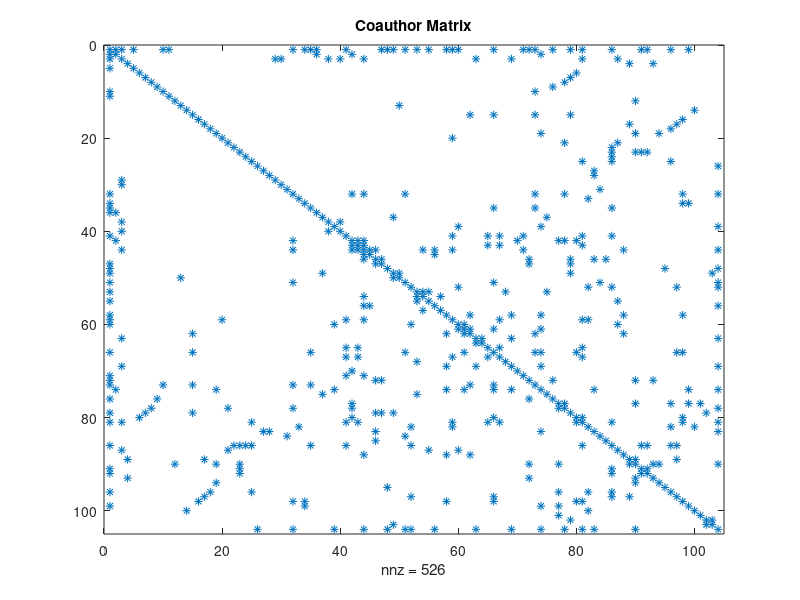

This figure's MATLAB source: (Note: this script raises an error after producing the figure.)
 % RUNME : Demonstrate the graph of coauthors from Householder 1993.

load housegraph;

% A    is the adjacency matrix.
% prcm is a permutation; any permutation could be substituted.
% name is the vector of people's names.
% xy   is just xy coords of points on the unit circle (and the origin).

  
clc;
more off;
format compact;
disp('  ');
disp('                       On a Matrix and Its Graph');
disp('  ');
disp('At the 1993 Householder Symposium on Numerical Algebra in Lake Arrowhead,');
disp('Nick Trefethen posted a flip chart and invited everyone present to write');
disp('their name on it, and to draw lines connecting their name with the names');
disp('of all their coauthors.  The diagram grew denser throughout the week; at');
disp('the end it was a graph with 104 vertices (or people) and 211 edges. ');
disp(' ');
disp('Just for fun we typed the graph into Matlab.  Here''s the result....');
disp('  ');
disp('               [Hit space to continue] ');
pause;

figure(1);
clf reset;
spy(A);
title('Coauthor Matrix');
drawnow;

figure(2);
clf reset;
drawit;

disp('  ');
disp('The adjacency matrix is symmetric with 104 rows and columns, and');
disp('211 nonzeros above the diagonal; all the nonzeros have value 1.  ');

disp('  ');
disp('               [Hit space to continue] ');
pause;

disp('  ');
disp('Which column has the highest nonzero count?');
disp('  ');

echo on
[count,column] = max(sum(A))

name(column,:)

echo off

disp('  ');
disp('               [Hit space to continue] ');
pause;

clc;
disp('Here''s a bandwidth-reducing order of the matrix. ');

p = symrcm(A);
figure(1);
spy(A(p,p));
title('Reverse Cuthill-McKee Order');
drawnow;

disp('  ');
disp('I don''t know what to conclude from this!');

disp('  ');
disp('               [Hit space to continue] ');
pause;

clc;
disp('Powers of the matrix give information about paths in the graph.');
disp('Squaring the matrix gives paths of length 1 and 2.');

figure(1);
AA = A^2;
spy(AA);
title('A^2');

disp('  ');
disp('               [Hit space to continue] ');
pause;
disp('  ');

disp('Have Gene Golub and Cleve Moler ever been coauthors?');

disp('  ');
disp('               [Hit space to continue] ');
pause;
disp('  ');

echo on;
A(Golub,Moler)

echo off;

disp('  ');
disp('No.');
disp('But how many coauthors do they have in common?');

disp('  ');
disp('               [Hit space to continue] ');
pause;
disp('  ');

echo on;
AA = A^2;
AA(Golub,Moler)

echo off;

disp('  ');
disp('And who are those common coauthors?  (Matlab hackers raise your hands.)');

disp('  ');
disp('               [Hit space to continue] ');
pause;
disp('  ');

echo on;
name( find ( A(:,Golub) .* A(:,Moler) ), :)

echo off;

disp('  ');
disp('               [Hit space to continue] ');
pause;

clc;

disp('If we keep taking powers of the matrix, ...');

p = 2;
while ~all(AA(1,:))
    AA = AA*A;
    spy(AA);
    p = p+1;
    title(['A^' int2str(p)]);
    pause(1);
end;

disp('  ');
disp('... we can find the length of the longest path ');
disp('from Gene Golub to anybody, which is the power that');
disp('first has row 1 full, ...');

disp('  ');
disp('               [Hit space to continue] ');
pause;
disp('  ');

while ~all(all(AA))
    AA = AA*A;
    spy(AA);
    p = p+1;
    title(['A^' int2str(p)]);
    pause(1);
end;

disp('... and also the diameter of the graph, which is ');
disp('the power that first has the whole matrix full.');

disp('  ');
disp('               [Hit space to continue] ');
pause;

clc;

disp('  ');
disp('Finally, we try a minimum degree reordering of the matrix');
disp('and discover its true nature as, of course, ....');
disp('  ');

p = symamd(A);
spy(A(p,p));
title('The (Lake) Arrowhead Matrix');
pause(8);

disp('  ');
disp('Thanks to Tony Chan and Gene Golub for the meeting,');
disp('          Rob Schreiber and Barry Smith for helping count edges,');
disp('          and all concerned for a wonderful week.');
disp('        - John Gilbert, Cleve Moler, and Nick Trefethen ');
disp('  ');
